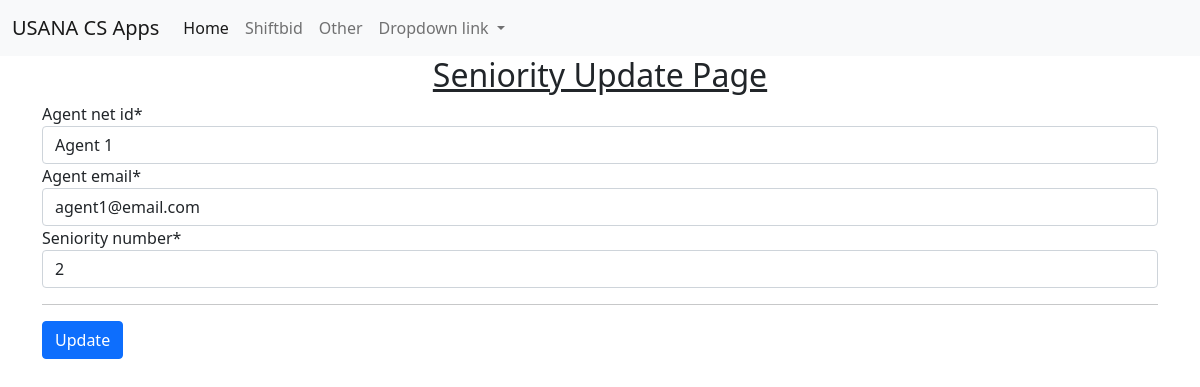
Page /seniority/seniority_update/10 on the committed database.
### seniority/models.py (models this page shows, shortened)
class Seniority(models.Model):
    report = models.ForeignKey(Shiftbid, on_delete=models.CASCADE, null=True)
    agent_net_id = models.CharField(max_length=100)
    agent_email = models.EmailField()
    seniority_number = models.PositiveIntegerField()
    datetime_modified = models.DateTimeField(auto_now=True)

### seniority/views.py (the view)
# urls.py: path('seniority_update/<int:pk>', UpdateSeniorityView.as_view(),
class UpdateSeniorityView(UpdateView):
    model = Seniority
    template_name = 'seniority/seniority_update.html'
    form_class = SeniorityUpdateForm
    success_url = reverse_lazy('shiftbid_home')

### seniority/forms.py
class SeniorityUpdateForm(forms.ModelForm):
    class Meta:
        model = Seniority
        fields = ['agent_net_id', 'agent_email', 'seniority_number']

### templates/seniority/seniority_update.html (shortened to what this page needs)
{% extends '_base.html' %}
{% load static %}
{% load crispy_forms_tags %}
{% block content %}
<h2 class="text-center"><u>Seniority Update Page</u></h2>
<form action="" method="post">
    {{form|crispy}}
    <hr>
    <input type="submit" class="btn btn-primary" value="Update">
</form>
{% endblock content %}

### rows in the picture
Seniority: agent_net_id "Agent 1", agent_email "agent1@email.com", seniority_number "2"
